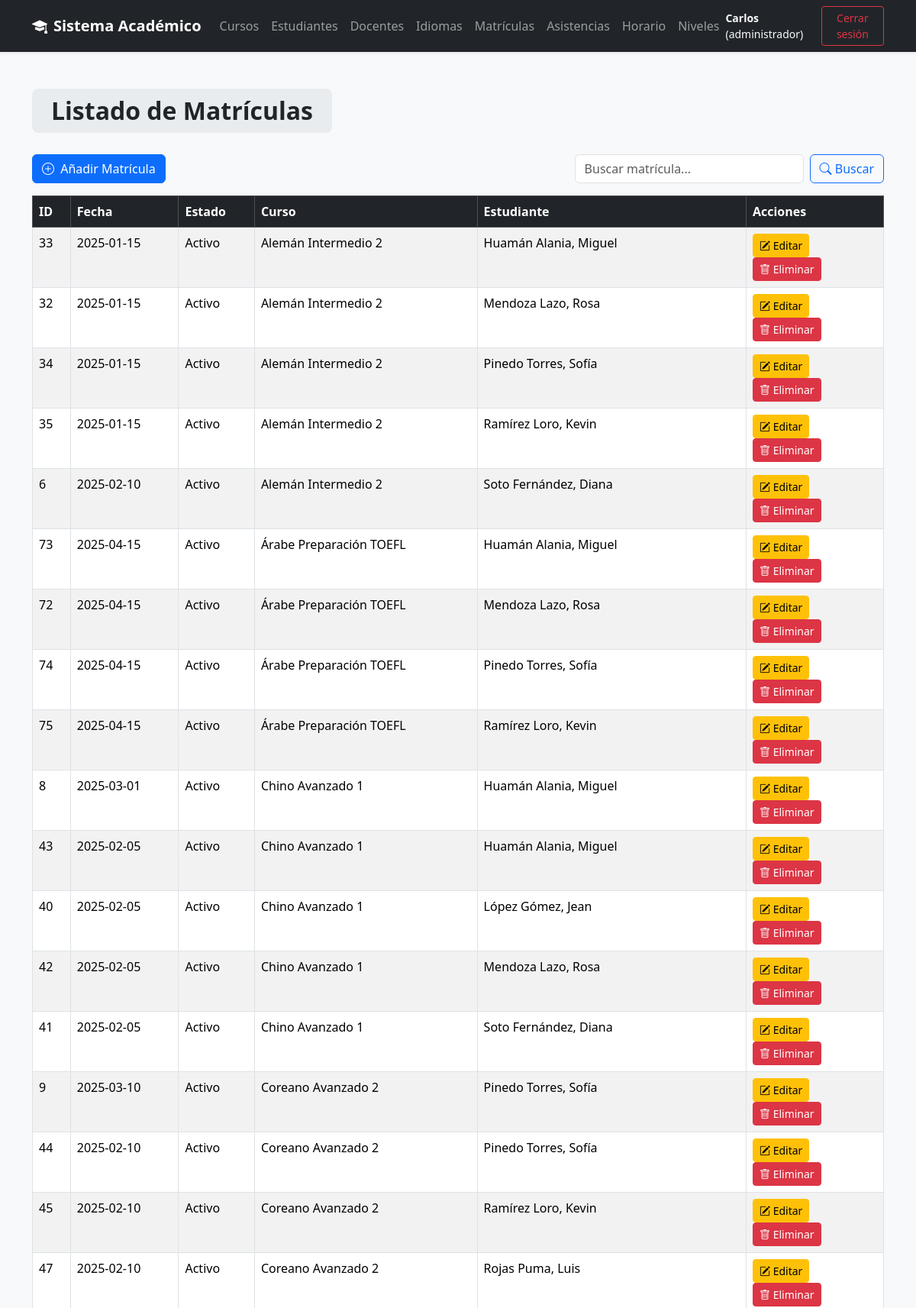
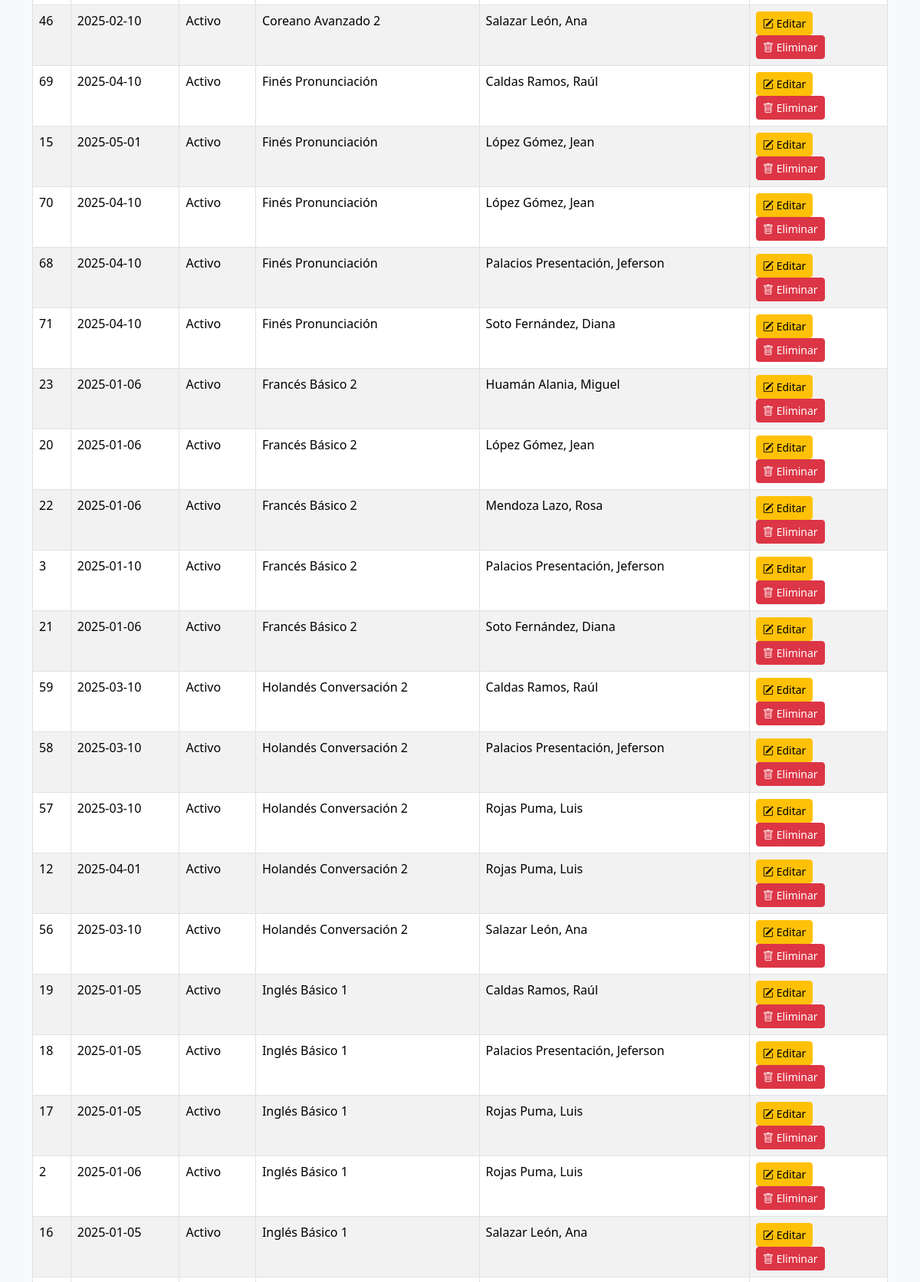
Screenshot of /views/matricula/listar.php (signed in, upper part) with the database file from the repository (2 pictures, top to bottom).
### tables this page shows
CREATE TABLE Matricula (
    idMatricula INT AUTO_INCREMENT PRIMARY KEY,
    fechaMatricula DATE NOT NULL,
    estado VARCHAR(20) NOT NULL,
    idCurso INT NOT NULL,
    codigoEstudiante INT NOT NULL,
    FOREIGN KEY (idCurso) REFERENCES Curso(idCurso) ON DELETE CASCADE,
    FOREIGN KEY (codigoEstudiante) REFERENCES Estudiante(codigoEstudiante) ON DELETE CASCADE
);

CREATE TABLE Curso (
    idCurso INT AUTO_INCREMENT PRIMARY KEY,
    nombre VARCHAR(120) NOT NULL,
    cupoMaximo INT NOT NULL,
    fechaInicio DATE NOT NULL,
    fechaFin DATE NOT NULL,
    idNivel INT NOT NULL,
    idIdioma INT NOT NULL,
    idAula INT NOT NULL,
    codigoDocente INT NOT NULL,
    FOREIGN KEY (idNivel) REFERENCES Nivel(idNivel) ON DELETE CASCADE,
    FOREIGN KEY (idIdioma) REFERENCES Idioma(idIdioma) ON DELETE CASCADE,
    FOREIGN KEY (idAula) REFERENCES Aula(idAula) ON DELETE CASCADE,
    FOREIGN KEY (codigoDocente) REFERENCES Docente(codigoDocente) ON DELETE CASCADE
);

CREATE TABLE Usuario (
    idUsuario INT AUTO_INCREMENT PRIMARY KEY,
    nombres VARCHAR(100) NOT NULL,
    apellidos VARCHAR(100) NOT NULL,
    email VARCHAR(120) UNIQUE NOT NULL,
    contraseña VARCHAR(255) NOT NULL,
    perfil VARCHAR(50) NOT NULL
);

### models/Matricula.php (called while the page is built, shortened)
<?php
require_once __DIR__ . '/../config/conexion.php';
class Matricula {
    private $conn;
    public function __construct() {
        $conexion = new Conexion();
        $this->conn = $conexion->iniciar();
    }
    public function listar() {
        try {
            $sql = "SELECT m.idMatricula, m.idCurso, m.fechaMatricula, m.estado,
                           e.idUsuario, u.nombres, u.apellidos, e.codigoEstudiante, c.nombre AS curso
                    FROM Matricula m
                    INNER JOIN Estudiante e ON m.codigoEstudiante = e.codigoEstudiante
                    INNER JOIN Usuario u ON e.idUsuario = u.idUsuario
                    INNER JOIN Curso c ON m.idCurso = c.idCurso
                    ORDER BY c.nombre, u.apellidos, u.nombres";
            $stmt = $this->conn->query($sql);
            return $stmt->fetchAll(PDO::FETCH_ASSOC);
        } catch (Exception $e) {
            echo "Error al listar matrículas: " . $e->getMessage();
            return [];
        }
    }
}
?>

### config/conexion.php (called while the page is built)
<?php
class Conexion {
    private $dsn;
    private $username;
    private $password;
    private $options;
    private $conexion;
    public function __construct(
        string $host = "localhost",
        string $dbname = "InstitutoIdiomas",
        string $username = "root",
        string $password = ""
    ) {
        $this->dsn = "mysql:host={$host};dbname={$dbname};charset=utf8mb4";
        $this->username = $username;
        $this->password = $password;
        $this->options = [PDO::ATTR_ERRMODE => PDO::ERRMODE_EXCEPTION];
    }
    public function iniciar(): ?PDO {
        try {
            if ($this->conexion === null) {
                $this->conexion = new PDO(
                    $this->dsn,
                    $this->username,
                    $this->password,
                    $this->options
                );
            }
            return $this->conexion;
        } catch (PDOException $e) {
            throw new Exception("Error en la conexión a la base de datos: " . $e->getMessage());
        }
    }
}

### views/matricula/listar.php (the view, shortened to what this page needs)
<?php
require_once '../../models/Matricula.php';
$matricula = new Matricula();
$busqueda = isset($_GET["q"]) ? $_GET["q"] : "";
if($busqueda != ""){
    $resultado = $matricula->buscar($busqueda);
} else {
    $resultado = $matricula->listar();
}
?>
<!DOCTYPE html>
<html lang="es">
<head>
<link href="https://cdn.jsdelivr.net/npm/bootstrap@5.3.3/dist/css/bootstrap.min.css" rel="stylesheet">
<link rel="stylesheet" href="https://cdn.jsdelivr.net/npm/bootstrap-icons@1.11.3/font/bootstrap-icons.min.css">
</head>
<body>
<?php require_once("../layout/header.php"); ?>
<div class="container mt-5">
    <h2>
        <span class="title-box">Listado de Matrículas</span>
    </h2>
    <div class="row mb-3 align-items-center">
        <div class="col-md-6">
            <?php if($_SESSION['perfil'] === 'administrador'): ?>
                <a href="crear.php" class="btn btn-primary">
                    <i class="bi bi-plus-circle me-1"></i> Añadir Matrícula
                </a>
            <?php endif; ?>
        </div>
        <div class="col-md-6">
            <form action="listar.php" method="GET" class="d-flex justify-content-end">
                <input type="text" class="form-control me-2" name="q" placeholder="Buscar matrícula..." style="max-width:300px;" value="<?= htmlspecialchars($busqueda); ?>">
                <button class="btn btn-outline-primary" type="submit"><i class="bi bi-search"></i> Buscar</button>
            </form>
        </div>
    </div>
    <div class="table-responsive">
        <table class="table table-bordered table-striped">
            <thead class="table-dark">
                <tr>
                    <th>ID</th>
                    <th>Fecha</th>
                    <th>Estado</th>
                    <th>Curso</th>
                    <th>Estudiante</th>
                    <th style="width: 180px;">Acciones</th>
                </tr>
            </thead>
            <tbody>
                <?php if(empty($resultado)): ?>
                    <tr>
                        <td colspan="6" class="text-center">No hay matrículas registradas.</td>
                    </tr>
                <?php else: foreach($resultado as $m): ?>
                    <tr>
                        <td><?= $m['idMatricula']; ?></td>
                        <td><?= $m['fechaMatricula']; ?></td>
                        <td><?= ucfirst($m['estado']); ?></td>
                        <td><?= $m['curso']; ?></td>
                        <td><?= $m['apellidos'].', '.$m['nombres']; ?></td>
                        <td>
                            <?php if($_SESSION['perfil'] === 'administrador'): ?>
                                <a href="editar.php?id=<?= $m['idMatricula']; ?>" class="btn btn-warning btn-sm">
                                    <i class="bi bi-pencil-square"></i> Editar
                                </a>
                                <a href="../../controllers/MatriculaController.php?action=eliminar&id=<?= $m['idMatricula']; ?>" class="btn btn-danger btn-sm" onclick="return confirm('¿Seguro de eliminar?');">
                                    <i class="bi bi-trash"></i> Eliminar
                                </a>
                            <?php else: ?>
                                <span class="badge bg-secondary">Solo lectura</span>
                            <?php endif; ?>
                        </td>
                    </tr>
                <?php endforeach; endif; ?>
            </tbody>
        </table>
    </div>
</div>
</body>
</html>

### views/matricula/listar.php (style rules this page uses)
body { background-color: #f8f9fa; }
.title-box { background-color: #e9ecef; display: inline-block; padding: 10px 25px; border-radius: 8px; font-size: 2rem; font-weight: 700; margin-bottom: 20px; color: #212529; }

### views/layout/header.php (style rules this page uses)
body { background: #f8f9fa; }

### rows the page displays
matricula: idMatricula "33", fechaMatricula "2025-01-15", estado "Activo", idCurso.nombre "Alemán Intermedio 2", usuario.apellidos "Huamán Alania", usuario.nombres "Miguel"
matricula: idMatricula "32", fechaMatricula "2025-01-15", estado "Activo", idCurso.nombre "Alemán Intermedio 2", usuario.apellidos "Mendoza Lazo", usuario.nombres "Rosa"
matricula: idMatricula "34", fechaMatricula "2025-01-15", estado "Activo", idCurso.nombre "Alemán Intermedio 2", usuario.apellidos "Pinedo Torres", usuario.nombres "Sofía"
matricula: idMatricula "35", fechaMatricula "2025-01-15", estado "Activo", idCurso.nombre "Alemán Intermedio 2", usuario.apellidos "Ramírez Loro", usuario.nombres "Kevin"
matricula: idMatricula "6", fechaMatricula "2025-02-10", estado "Activo", idCurso.nombre "Alemán Intermedio 2", usuario.apellidos "Soto Fernández", usuario.nombres "Diana"
matricula: idMatricula "73", fechaMatricula "2025-04-15", estado "Activo", idCurso.nombre "Árabe Preparación TOEFL", usuario.apellidos "Huamán Alania", usuario.nombres "Miguel"
matricula: idMatricula "72", fechaMatricula "2025-04-15", estado "Activo", idCurso.nombre "Árabe Preparación TOEFL", usuario.apellidos "Mendoza Lazo", usuario.nombres "Rosa"
matricula: idMatricula "74", fechaMatricula "2025-04-15", estado "Activo", idCurso.nombre "Árabe Preparación TOEFL", usuario.apellidos "Pinedo Torres", usuario.nombres "Sofía"
matricula: idMatricula "75", fechaMatricula "2025-04-15", estado "Activo", idCurso.nombre "Árabe Preparación TOEFL", usuario.apellidos "Ramírez Loro", usuario.nombres "Kevin"
matricula: idMatricula "8", fechaMatricula "2025-03-01", estado "Activo", idCurso.nombre "Chino Avanzado 1", usuario.apellidos "Huamán Alania", usuario.nombres "Miguel"
matricula: idMatricula "43", fechaMatricula "2025-02-05", estado "Activo", idCurso.nombre "Chino Avanzado 1", usuario.apellidos "Huamán Alania", usuario.nombres "Miguel"
matricula: idMatricula "40", fechaMatricula "2025-02-05", estado "Activo", idCurso.nombre "Chino Avanzado 1", usuario.apellidos "López Gómez", usuario.nombres "Jean"
matricula: idMatricula "42", fechaMatricula "2025-02-05", estado "Activo", idCurso.nombre "Chino Avanzado 1", usuario.apellidos "Mendoza Lazo", usuario.nombres "Rosa"
matricula: idMatricula "41", fechaMatricula "2025-02-05", estado "Activo", idCurso.nombre "Chino Avanzado 1", usuario.apellidos "Soto Fernández", usuario.nombres "Diana"
matricula: idMatricula "9", fechaMatricula "2025-03-10", estado "Activo", idCurso.nombre "Coreano Avanzado 2", usuario.apellidos "Pinedo Torres", usuario.nombres "Sofía"
matricula: idMatricula "44", fechaMatricula "2025-02-10", estado "Activo", idCurso.nombre "Coreano Avanzado 2", usuario.apellidos "Pinedo Torres", usuario.nombres "Sofía"
matricula: idMatricula "45", fechaMatricula "2025-02-10", estado "Activo", idCurso.nombre "Coreano Avanzado 2", usuario.apellidos "Ramírez Loro", usuario.nombres "Kevin"
matricula: idMatricula "47", fechaMatricula "2025-02-10", estado "Activo", idCurso.nombre "Coreano Avanzado 2", usuario.apellidos "Rojas Puma", usuario.nombres "Luis"
matricula: idMatricula "46", fechaMatricula "2025-02-10", estado "Activo", idCurso.nombre "Coreano Avanzado 2", usuario.apellidos "Salazar León", usuario.nombres "Ana"
matricula: idMatricula "69", fechaMatricula "2025-04-10", estado "Activo", idCurso.nombre "Finés Pronunciación", usuario.apellidos "Caldas Ramos", usuario.nombres "Raúl"
matricula: idMatricula "15", fechaMatricula "2025-05-01", estado "Activo", idCurso.nombre "Finés Pronunciación", usuario.apellidos "López Gómez", usuario.nombres "Jean"
matricula: idMatricula "70", fechaMatricula "2025-04-10", estado "Activo", idCurso.nombre "Finés Pronunciación", usuario.apellidos "López Gómez", usuario.nombres "Jean"
matricula: idMatricula "68", fechaMatricula "2025-04-10", estado "Activo", idCurso.nombre "Finés Pronunciación", usuario.apellidos "Palacios Presentación", usuario.nombres "Jeferson"
matricula: idMatricula "71", fechaMatricula "2025-04-10", estado "Activo", idCurso.nombre "Finés Pronunciación", usuario.apellidos "Soto Fernández", usuario.nombres "Diana"
matricula: idMatricula "23", fechaMatricula "2025-01-06", estado "Activo", idCurso.nombre "Francés Básico 2", usuario.apellidos "Huamán Alania", usuario.nombres "Miguel"
matricula: idMatricula "20", fechaMatricula "2025-01-06", estado "Activo", idCurso.nombre "Francés Básico 2", usuario.apellidos "López Gómez", usuario.nombres "Jean"
matricula: idMatricula "22", fechaMatricula "2025-01-06", estado "Activo", idCurso.nombre "Francés Básico 2", usuario.apellidos "Mendoza Lazo", usuario.nombres "Rosa"
matricula: idMatricula "3", fechaMatricula "2025-01-10", estado "Activo", idCurso.nombre "Francés Básico 2", usuario.apellidos "Palacios Presentación", usuario.nombres "Jeferson"
matricula: idMatricula "21", fechaMatricula "2025-01-06", estado "Activo", idCurso.nombre "Francés Básico 2", usuario.apellidos "Soto Fernández", usuario.nombres "Diana"
matricula: idMatricula "59", fechaMatricula "2025-03-10", estado "Activo", idCurso.nombre "Holandés Conversación 2", usuario.apellidos "Caldas Ramos", usuario.nombres "Raúl"
matricula: idMatricula "58", fechaMatricula "2025-03-10", estado "Activo", idCurso.nombre "Holandés Conversación 2", usuario.apellidos "Palacios Presentación", usuario.nombres "Jeferson"
matricula: idMatricula "57", fechaMatricula "2025-03-10", estado "Activo", idCurso.nombre "Holandés Conversación 2", usuario.apellidos "Rojas Puma", usuario.nombres "Luis"
matricula: idMatricula "12", fechaMatricula "2025-04-01", estado "Activo", idCurso.nombre "Holandés Conversación 2", usuario.apellidos "Rojas Puma", usuario.nombres "Luis"
matricula: idMatricula "56", fechaMatricula "2025-03-10", estado "Activo", idCurso.nombre "Holandés Conversación 2", usuario.apellidos "Salazar León", usuario.nombres "Ana"
matricula: idMatricula "19", fechaMatricula "2025-01-05", estado "Activo", idCurso.nombre "Inglés Básico 1", usuario.apellidos "Caldas Ramos", usuario.nombres "Raúl"
matricula: idMatricula "18", fechaMatricula "2025-01-05", estado "Activo", idCurso.nombre "Inglés Básico 1", usuario.apellidos "Palacios Presentación", usuario.nombres "Jeferson"
matricula: idMatricula "17", fechaMatricula "2025-01-05", estado "Activo", idCurso.nombre "Inglés Básico 1", usuario.apellidos "Rojas Puma", usuario.nombres "Luis"
matricula: idMatricula "2", fechaMatricula "2025-01-06", estado "Activo", idCurso.nombre "Inglés Básico 1", usuario.apellidos "Rojas Puma", usuario.nombres "Luis"
matricula: idMatricula "16", fechaMatricula "2025-01-05", estado "Activo", idCurso.nombre "Inglés Básico 1", usuario.apellidos "Salazar León", usuario.nombres "Ana"

### other values shown
$_SESSION['nombres'] "Carlos"
$_SESSION['perfil'] "administrador"
